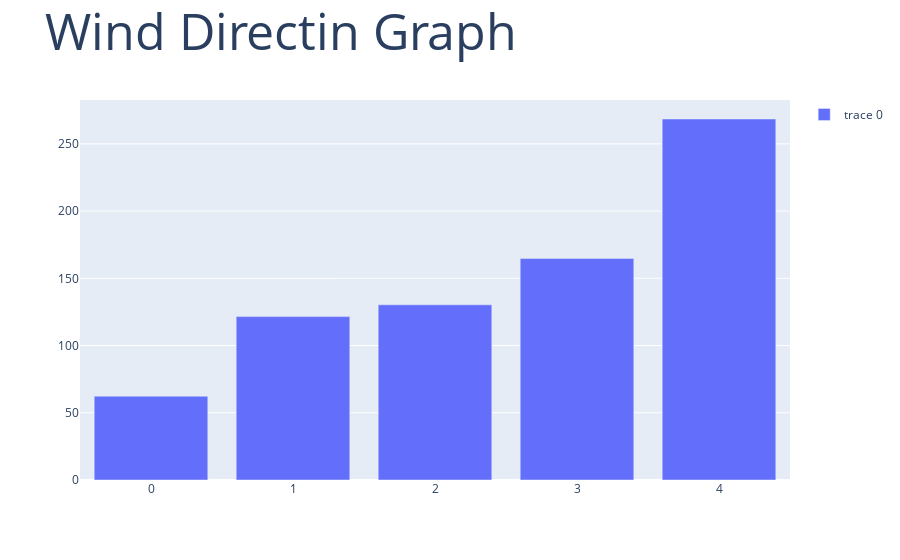

Notebook code for this chart:
### Code cell
import plotly.graph_objects as go
fig=go.Figure(data=[go.Bar(y=weather["Wind Direction AVG"].head())])
fig.update_layout(title_text="Wind Directin Graph",
                 title_font_size=50,showlegend=True)

fig.show()

### Figure 1 — Plotly figure (JSON) as saved in the notebook; plotly's stock layout.template omitted (floating-point values rounded to 4 significant figures)
{"data": [{"type": "bar", "y": [62.33, 121.5, 130.3, 164.7, 268.5]}], "layout": {"autosize": true, "showlegend": true, "title": {"font": {"size": 50}, "text": "Wind Directin Graph"}, "xaxis": {"autorange": true, "range": [-0.5, 4.5]}, "yaxis": {"autorange": true, "range": [0, 282.6], "type": "linear"}}}
